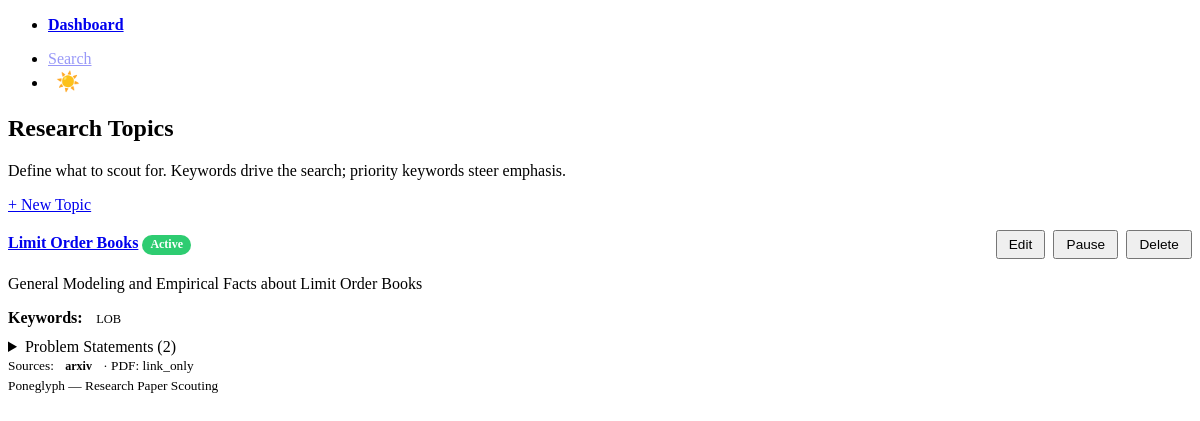
/topics, run on an earlier commit of the app's database.
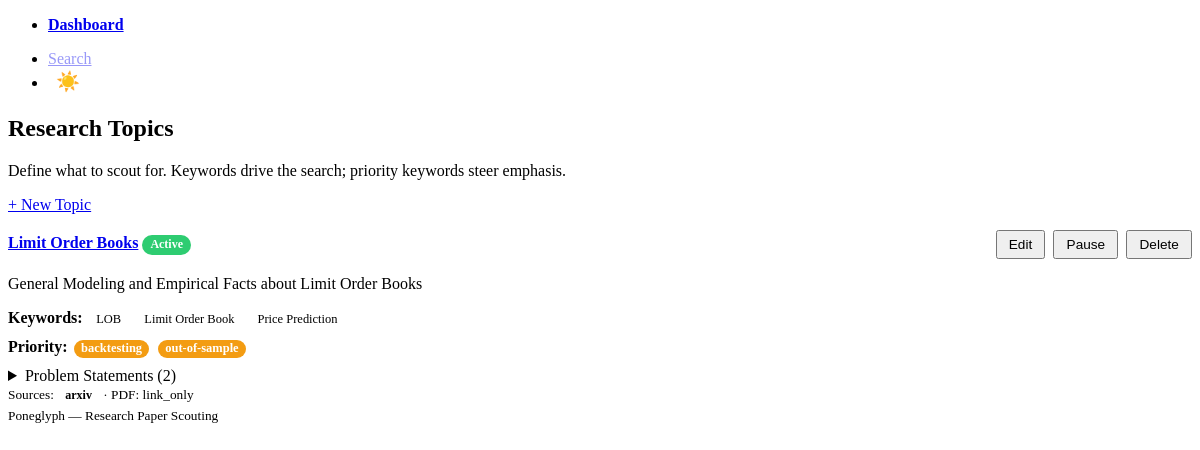
And on a later commit of the database.
### tables this page shows
CREATE TABLE topics (
    id              INTEGER PRIMARY KEY AUTOINCREMENT,
    name            TEXT NOT NULL UNIQUE,
    description     TEXT NOT NULL DEFAULT '',
    keywords        TEXT NOT NULL DEFAULT '[]',          -- JSON list of strings
    priority_keywords TEXT NOT NULL DEFAULT '[]',        -- JSON list of high-weight keywords
    problem_statements TEXT NOT NULL DEFAULT '[]',       -- JSON list of free-text problems
    sources         TEXT NOT NULL DEFAULT '["arxiv"]',   -- JSON list: arxiv, ssrn, kaggle
    pdf_policy      TEXT NOT NULL DEFAULT 'link_only'
                        CHECK (pdf_policy IN ('link_only', 'download')),
    is_active       INTEGER NOT NULL DEFAULT 1,
    created_at      TEXT NOT NULL DEFAULT (datetime('now')),
    updated_at      TEXT NOT NULL DEFAULT (datetime('now'))
);

### poneglyph/routes/topics.py (the view)
@router.get("", response_class=HTMLResponse)
async def list_topics(request: Request):
    rows = fetch_all("SELECT * FROM topics ORDER BY created_at DESC")
    topics = [row_to_dict(r) for r in rows]
    return templates.TemplateResponse(
        "topics/list.html", {"request": request, "topics": topics}
    )

### templates/topics/list.html (shortened to what this page needs)
{% extends "base.html" %}
{% block content %}
<hgroup>
    <h2>Research Topics</h2>
    <p>Define what to scout for. Keywords drive the search; priority keywords steer emphasis.</p>
</hgroup>
<div style="margin-bottom: 1rem;">
    <a href="/topics/new" role="button"
       hx-get="/topics/new" hx-target="#topic-form-area" hx-swap="innerHTML"
       hx-indicator="#new-topic-ind">
        + New Topic <span id="new-topic-ind" class="htmx-indicator"></span>
    </a>
</div>
<div id="topic-list">
    {% if topics %}
        {% for topic in topics %}
            {% include "topics/partials/topic_row.html" %}
        {% endfor %}
    {% else %}
        <div class="empty-state">
            <p>No topics yet. Create one to start scouting for papers.</p>
        </div>
    {% endif %}
</div>
{% endblock %}

### templates/topics/partials/topic_row.html (shortened to what this page needs)
<article class="topic-row" id="topic-{{ topic.id }}">
    <header>
        <div style="display: flex; justify-content: space-between; align-items: center;">
            <div>
                <a href="/topics/{{ topic.id }}"><strong>{{ topic.name }}</strong></a>
                {% if topic.is_active %}
                    <span class="badge badge-active">Active</span>
                {% else %}
                    <span class="badge badge-inactive">Paused</span>
                {% endif %}
            </div>
            <div class="actions">
                <button class="outline secondary"
                        hx-get="/topics/{{ topic.id }}/edit"
                        hx-target="#topic-form-area"
                        hx-swap="innerHTML"
                        hx-indicator="#ind-{{ topic.id }}">
                    Edit
                </button>
                <button class="outline"
                        hx-post="/topics/{{ topic.id }}/toggle"
                        hx-target="#topic-{{ topic.id }}"
                        hx-swap="outerHTML"
                        hx-indicator="#ind-{{ topic.id }}">
                    {% if topic.is_active %}Pause{% else %}Resume{% endif %}
                </button>
                <button class="outline contrast"
                        hx-delete="/topics/{{ topic.id }}"
                        hx-target="#topic-{{ topic.id }}"
                        hx-swap="outerHTML"
                        hx-confirm="Delete topic '{{ topic.name }}'? This cannot be undone."
                        hx-indicator="#ind-{{ topic.id }}">
                    Delete
                </button>
            </div>
        </div>
    </header>
    {% if topic.description %}
        <p>{{ topic.description }}</p>
    {% endif %}
    <div style="margin-bottom: 0.5rem;">
        <strong>Keywords:</strong>
        {% for kw in topic.keywords %}
            <span class="keyword-tag">{{ kw }}</span>
        {% endfor %}
    </div>
    {% if topic.priority_keywords %}
    <div style="margin-bottom: 0.5rem;">
        <strong>Priority:</strong>
        {% for kw in topic.priority_keywords %}
            <span class="keyword-tag priority">{{ kw }}</span>
        {% endfor %}
    </div>
    {% endif %}
    {% if topic.problem_statements %}
    <details>
        <summary>Problem Statements ({{ topic.problem_statements | length }})</summary>
    </details>
    {% endif %}
    <footer>
        <small>
            Sources:
            {% for src in topic.sources %}
                <span class="badge badge-source">{{ src }}</span>
            {% endfor %}
            &middot; PDF: {{ topic.pdf_policy }}
        </small>
    </footer>
</article>

What changed in the data, as far as the page shows it:
changed topics "Limit Order Books": now shows "Priority:"
Also different on the page:
new list line: "Limit Order Book"
new list line: "Price Prediction"
new list line: "backtesting"
new list line: "out-of-sample"
